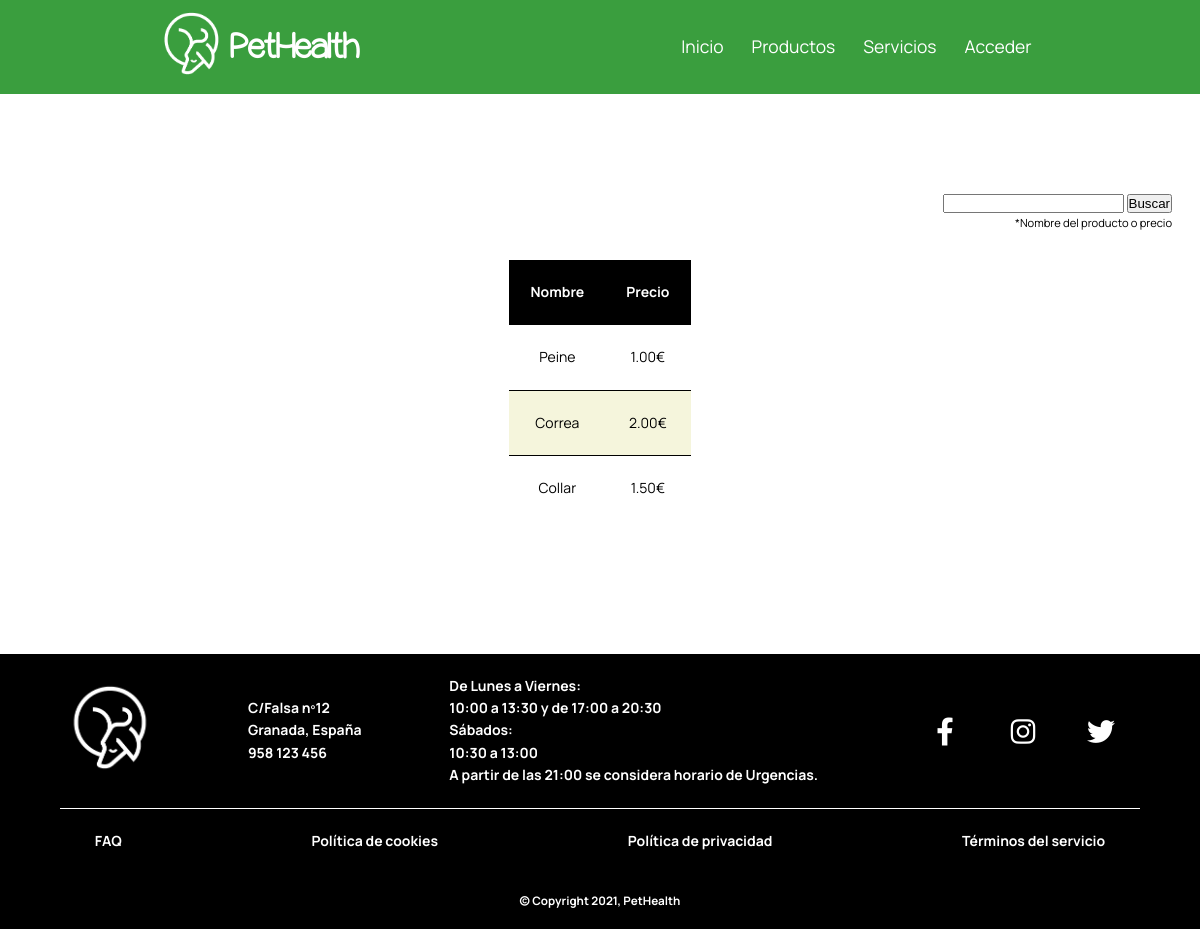
The app's page /paginas/productos/productos.php with its own data.
### tables this page shows
CREATE TABLE `producto` (
  `id` bigint(20) UNSIGNED NOT NULL,
  `nombre` varchar(50) NOT NULL,
  `precio` decimal(5,2) UNSIGNED NOT NULL
);

### paginas/productos/productos.php (the view, shortened to what this page needs)
<!DOCTYPE html>
<html lang="es">
<head>
    <link rel="stylesheet" href="https://cdnjs.cloudflare.com/ajax/libs/font-awesome/6.0.0-beta2/css/all.min.css"/>
    <link rel="stylesheet" href="../../css/estilos.css">
</head>
<body>
    <?php
        require_once("../../php/funciones.php");
        $conexion=conectarServidor();
    ?>
    <main>
    <section id="productos">
    <form class="busqueda" action='#' method='GET'>
        <input type='text' name='busqueda' id='busqueda' maxlength='50'>
        <input type='submit' value='Buscar'>
        <p>*Nombre del producto o precio</p>
    </form>
    <?php
        if(!isset($_GET['busqueda'])){
            $consulta_producto="SELECT id,nombre,precio FROM producto";
            $resultado=$conexion->query($consulta_producto);
        }
        $filas_devueltas=$resultado->num_rows;
        if($filas_devueltas===0){
            if(isset($busqueda)){
                echo "<h2>No hay productos que coincidan con la búsqueda</h2>";
            }else{
                echo "<h2>No hay productos que mostrar</h2>";
            }
        }else{
            echo "<table>";
            echo "<tr><th>Nombre</th><th>Precio</th></tr>";
            if(isset($busqueda)){
                while ($resultado->fetch()){
                    echo "<tr>
                            <td>$nombre</td>
                            <td>$precio".'€'."</td>";
                            if(isset($_SESSION["dni"]) && $_SESSION["dni"]==="000000000"){
                               echo "<td>
                               <form action='modificar_producto.php' method='POST'>
                                   <input type='hidden' name='id' value='$id'>
                                   <input class='modificar' type='submit' name='modificar' value='Modificar'>
                               </form>
                           </td>
                           <td>
                               <form action='#' method='POST'>
                                   <input type='hidden' name='id' value='$id'>
                                   <input class='borrar' type='submit' name='borrar' value='Borrar'>
                               </form>
                           </td>";
                            }
                        echo "</tr>";
                }
                $resultado->close();
            }else{
                while($fila_producto=$resultado->fetch_array(MYSQLI_ASSOC)){
                    echo "<tr>
                            <td>$fila_producto[nombre]</td>
                            <td>$fila_producto[precio]€</td>";
                        echo "</tr>";
                }
            }
            echo "</table>";
        }
    ?>
    </section>
    </main>
</body>
</html>

### css/estilos.css (style rules this page uses)
:root { --principal: #3a9e3e; --oscuro: #296f2d; --claro: #d7ffd9; --muy-claro: #efffef; }
*, *::before, *::after { margin: 0; padding: 0; box-sizing: border-box; }
html,body { font-size: 14px; font-family: 'Manrope', sans-serif; line-height: 1.6; }
section:not(#banner) { max-width:1400px; margin: 0 auto; padding: 5em 2em; background-color: white; }
main { background-color: var(--muy-claro); min-height: 70vh; }
table { border-collapse: collapse; margin: 0 auto; margin-top: 2em; }
tr:nth-child(odd) { background-color: beige; }
tr:first-child { background-color: black; }
th { color: white; }
td, th { max-width: 150px; min-width: 150px; height: 150px; padding: 1.5em; text-align:center; }
td { border-top: solid 1px black; }
#productos { min-height: 70vh; }
#productos th, #productos td { min-width: min-content; height: auto; }
.busqueda { text-align: right; margin-top: 2em; }
.busqueda p { font-size: .8em; }

### records on screen
producto: nombre "Peine", precio "1.00"
producto: nombre "Correa", precio "2.00"
producto: nombre "Collar", precio "1.50"
